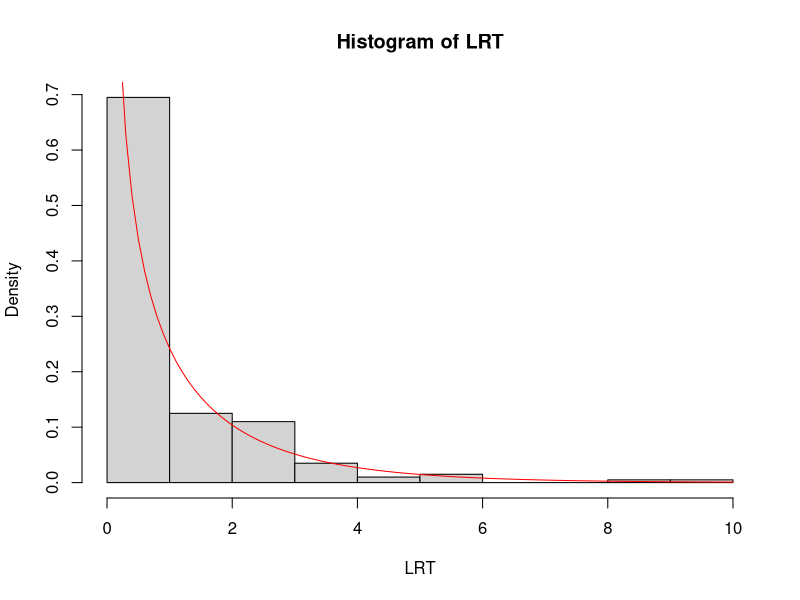

The R source for this figure:
# Laboratoria 7 - Statystyka Matematyczna
LRT <- c()
mu0 <- 0
n <- 30
iterations <- 200

for (i in 1:iterations) {
  x <- rnorm(n, mu0, 1)
  LRT[i] <- n * ((mean(x) - mu0) ^ 2)
}

hist(LRT, prob = T)
curve(dchisq(x, 1), add = T, col = "red")

q90 <- quantile(LRT, 0.9)
q95 <- quantile(LRT, 0.95)
q99 <- quantile(LRT, 0.99)
licz90 <- 0
licz95 <- 0
licz99 <- 0
mu <- 0

for (i in 1:iterations) {
  x <- rnorm(n, mu, 1)
  LRT[i] <- n * ((mean(x) - mu0) ^ 2)
  if(LRT[i] > q90) {licz90 <- licz90 + 1}
  if(LRT[i] > q95) {licz90 <- licz95 + 1}
  if(LRT[i] > q99) {licz90 <- licz99 + 1}
}

moc <- c(licz90, licz95, licz99) / 200